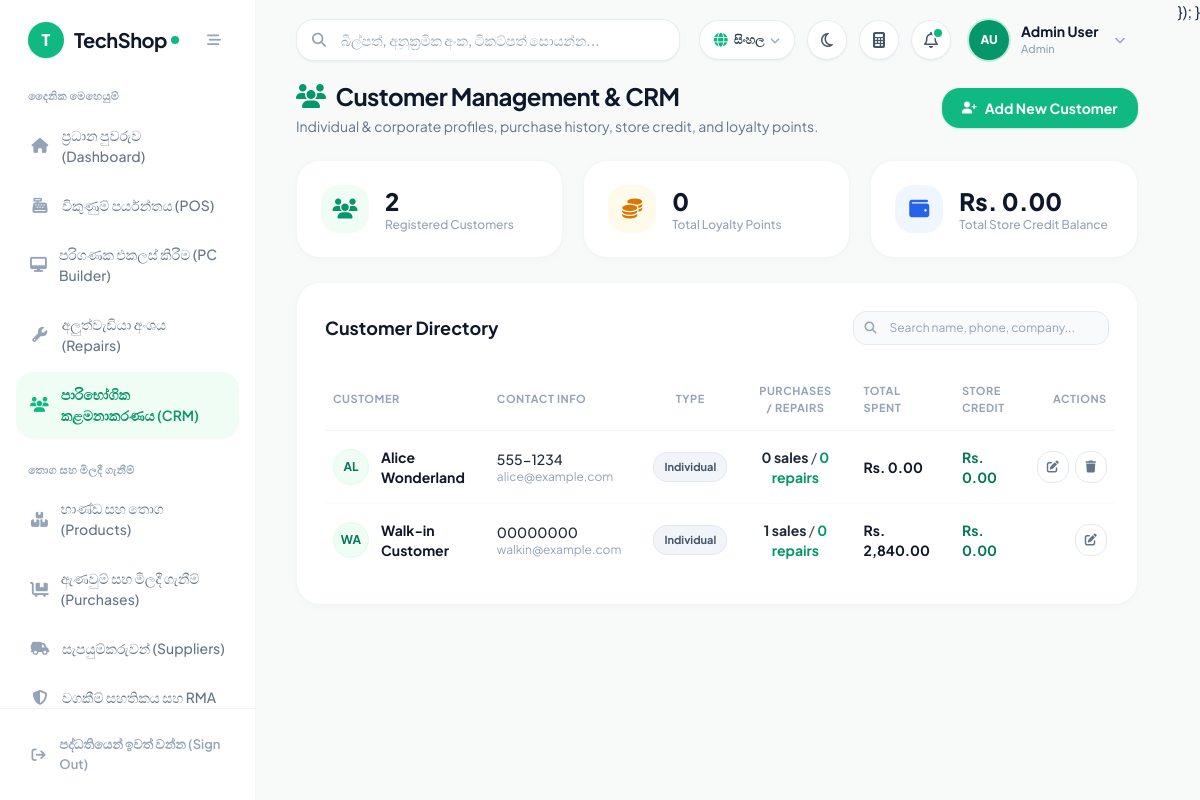
The page /pages/customers.php?lang=si (signed in) on the database its author committed.
### tables this page shows
CREATE TABLE IF NOT EXISTS `settings` (
  `setting_key` varchar(50) NOT NULL,
  `setting_value` text,
  `created_at` timestamp NULL DEFAULT CURRENT_TIMESTAMP,
  `updated_at` timestamp NULL DEFAULT CURRENT_TIMESTAMP ON UPDATE CURRENT_TIMESTAMP,
  PRIMARY KEY (`setting_key`)
);

CREATE TABLE IF NOT EXISTS `users` (
  `id` bigint unsigned NOT NULL AUTO_INCREMENT,
  `name` varchar(255) NOT NULL,
  `email` varchar(255) NOT NULL,
  `password` varchar(255) NOT NULL,
  `role` varchar(50) NOT NULL DEFAULT 'Cashier',
  `phone` varchar(50) DEFAULT NULL,
  `branch_id` int NOT NULL DEFAULT '1',
  `status` tinyint(1) NOT NULL DEFAULT '1',
  `created_at` timestamp NULL DEFAULT CURRENT_TIMESTAMP,
  `updated_at` timestamp NULL DEFAULT CURRENT_TIMESTAMP ON UPDATE CURRENT_TIMESTAMP,
  PRIMARY KEY (`id`),
  UNIQUE KEY `email` (`email`)
);

CREATE TABLE IF NOT EXISTS `customers` (
  `id` bigint unsigned NOT NULL AUTO_INCREMENT,
  `name` varchar(255) NOT NULL,
  `phone` varchar(50) DEFAULT NULL,
  `email` varchar(255) DEFAULT NULL,
  `address` text,
  `points` int NOT NULL DEFAULT '0',
  `created_at` timestamp NULL DEFAULT CURRENT_TIMESTAMP,
  `updated_at` timestamp NULL DEFAULT CURRENT_TIMESTAMP ON UPDATE CURRENT_TIMESTAMP,
  `company_name` varchar(255) DEFAULT NULL,
  `customer_type` varchar(50) NOT NULL DEFAULT 'Individual',
  `credit_limit` decimal(10,2) NOT NULL DEFAULT '0.00',
  `store_credit` decimal(10,2) NOT NULL DEFAULT '0.00',
  PRIMARY KEY (`id`)
);

### pages/customers.php (the view, shortened to what the rows shown need)
<?php
require_once '../includes/db.php';
require_once '../includes/header.php';
$customers = [];
if ($pdo) {
    try {
        $stmt = $pdo->query("
            SELECT c.*,
                   COUNT(DISTINCT s.id) as total_purchases,
                   COALESCE(SUM(s.total_amount), 0) as total_spent,
                   COUNT(DISTINCT r.id) as total_repairs
            FROM customers c
            LEFT JOIN sales s ON c.id = s.customer_id AND s.status = 'Completed'
            LEFT JOIN repair_jobs r ON c.id = r.customer_id
            GROUP BY c.id
            ORDER BY c.id DESC
        ");
        $customers = $stmt->fetchAll(PDO::FETCH_ASSOC);
    } catch (Exception $e) {}
}
?>
<div class="space-y-6 max-w-7xl mx-auto">
    <div class="flex flex-col sm:flex-row sm:items-center justify-between gap-4">
        <div>
            <h1 class="text-2xl font-bold text-slate-900 tracking-tight flex items-center gap-2.5">
                <i class="fa-solid fa-users text-emerald-600"></i>
                <span>Customer Management & CRM</span>
            </h1>
        </div>
    </div>
    <div class="bg-white rounded-3xl shadow-card border border-slate-100/90 p-6 sm:p-7 overflow-hidden">
        <div class="flex flex-col sm:flex-row sm:items-center justify-between gap-4 mb-6">
            <h2 class="text-lg font-bold text-slate-900">Customer Directory</h2>
        </div>
        <div class="overflow-x-auto -mx-6 sm:-mx-7 px-6 sm:px-7">
            <table class="w-full text-left border-collapse" id="customersTable">
                <thead>
                    <tr class="border-b border-slate-100 text-[11px] font-bold text-slate-400 uppercase tracking-wider">
                        <th class="py-3.5 pr-4 pl-2">Customer</th>
                        <th class="py-3.5 px-4">Contact Info</th>
                        <th class="py-3.5 px-4 text-center">Type</th>
                        <th class="py-3.5 px-4 text-center">Purchases / Repairs</th>
                        <th class="py-3.5 px-4">Total Spent</th>
                        <th class="py-3.5 px-4">Store Credit</th>
                        <th class="py-3.5 pl-4 pr-2 text-right">Actions</th>
                    </tr>
                </thead>
                <tbody class="divide-y divide-slate-50 text-xs sm:text-sm text-slate-700">
                    <?php foreach ($customers as $c):
                        $cust_type = $c['customer_type'] ?? 'Individual';
                        $cust_name = $c['name'] ?? 'Customer';
                        $cust_phone = $c['phone'] ?? '';
                        $cust_email = $c['email'] ?? '';
                        $cust_spent = (float)($c['total_spent'] ?? 0);
                        $cust_credit = (float)($c['store_credit'] ?? 0);
                        $cust_purchases = (int)($c['total_purchases'] ?? 0);
                        $cust_repairs = (int)($c['total_repairs'] ?? 0);
                    ?>
                    <tr class="hover:bg-slate-50/60 transition-colors group">
                        <td class="py-4 pr-4 pl-2 font-semibold text-slate-900">
                            <div class="flex items-center gap-3">
                                <div class="w-9 h-9 rounded-full bg-emerald-50 text-emerald-700 font-bold flex items-center justify-center text-xs shrink-0 border border-emerald-100">
                                    <?php echo strtoupper(substr($cust_name, 0, 2)); ?>
                                </div>
                                <div>
                                    <span class="block font-bold text-slate-900"><?php echo htmlspecialchars($cust_name); ?></span>
                                </div>
                            </div>
                        </td>
                        <td class="py-4 px-4">
                            <p class="font-medium text-slate-800"><?php echo htmlspecialchars($cust_phone); ?></p>
                            <p class="text-xs text-slate-400 truncate max-w-xs"><?php echo htmlspecialchars($cust_email); ?></p>
                        </td>
                        <td class="py-4 px-4 text-center">
                            <span class="inline-block text-[11px] font-bold px-2.5 py-1 rounded-xl <?php echo $cust_type === 'Corporate' ? 'bg-purple-50 text-purple-700 border border-purple-200' : 'bg-slate-100 text-slate-600 border border-slate-200'; ?>">
                                <?php echo htmlspecialchars($cust_type); ?>
                            </span>
                        </td>
                        <td class="py-4 px-4 text-center">
                            <span class="font-bold text-slate-800"><?php echo $cust_purchases; ?> sales</span> /
                            <span class="font-bold text-emerald-600"><?php echo $cust_repairs; ?> repairs</span>
                        </td>
                        <td class="py-4 px-4 font-bold text-slate-900">
                            <?php echo htmlspecialchars($currency_symbol); ?> <?php echo number_format($cust_spent, 2); ?>
                        </td>
                        <td class="py-4 px-4 font-bold text-emerald-700">
                            <?php echo htmlspecialchars($currency_symbol); ?> <?php echo number_format($cust_credit, 2); ?>
                        </td>
                        <td class="py-4 pl-4 pr-2 text-right">
                            <div class="flex items-center justify-end gap-1.5">
                                <button onclick="openCustomerModal('edit', <?php echo htmlspecialchars(json_encode($c)); ?>)" class="w-8 h-8 rounded-xl border border-slate-200 text-slate-500 hover:text-emerald-600 hover:bg-emerald-50 flex items-center justify-center transition-colors text-xs">
                                    <i class="fa-solid fa-pen-to-square"></i>
                                </button>
                                <?php if (($c['id'] ?? 0) != 1 && in_array($role, ['Admin', 'Manager'], true)): ?>
                                <form method="POST" action="customers.php" onsubmit="return confirm('Delete customer <?php echo addslashes($cust_name); ?>?');" class="inline">
                                    <button type="submit" class="w-8 h-8 rounded-xl border border-slate-200 text-slate-500 hover:text-red-600 hover:bg-red-50 flex items-center justify-center transition-colors text-xs">
                                        <i class="fa-solid fa-trash"></i>
                                    </button>
                                </form>
                                <?php endif; ?>
                            </div>
                        </td>
                    </tr>
                    <?php endforeach; ?>
                </tbody>
            </table>
        </div>
    </div>
</div>
<?php require_once '../includes/footer.php'; ?>
<?php require_once '../includes/footer.php'; ?>

### includes/header.php (shortened to what the rows shown need)
<?php
enforce_page_access();
$user = $_SESSION['user'];
$role = $user['role'] ?? 'Cashier';
        ?>
        <?php
$sys_name = 'TechShop';
$sys_logo = '';
if (isset($pdo) && $pdo) {
    try {
        $stmt_h = $pdo->query("SELECT setting_key, setting_value FROM settings WHERE setting_key IN ('system_name', 'shop_logo', 'currency_symbol', 'shop_currency', 'supported_currencies_json')");
        $all_settings = [];
        while ($row = $stmt_h->fetch()) {
            $all_settings[$row['setting_key']] = $row['setting_value'];
            if ($row['setting_key'] === 'system_name' && !empty($row['setting_value'])) $sys_name = $row['setting_value'];
        }
        $active_currencies = [];
        if (!empty($all_settings['supported_currencies_json'])) {
            $decoded_currs = json_decode($all_settings['supported_currencies_json'], true);
            if (is_array($decoded_currs)) {
                foreach ($decoded_currs as $c) {
                    if (($c['status'] ?? 'active') === 'active') {
                        $active_currencies[$c['code']] = $c;
                    }
                }
            }
        }
        $pref_code = $all_settings['shop_currency'] ?? '';
        if (!empty($pref_code) && isset($active_currencies[$pref_code])) {
            $currency_code = $pref_code;
            $currency_symbol = $active_currencies[$pref_code]['symbol'] ?? 'Rs.';
        } elseif (!empty($all_settings['currency_symbol'])) {
            $currency_symbol = $all_settings['currency_symbol'];
        } elseif (!empty($active_currencies)) {
            $first_active = reset($active_currencies);
            $currency_code = $first_active['code'];
            $currency_symbol = $first_active['symbol'] ?? 'Rs.';
        }
    } catch (\Exception $e) {}
}
$user_name = $user['name'] ?? 'Staff User';
$user_role = $user['role'] ?? 'Cashier';
$name_parts = explode(' ', trim($user_name));
$initials = strtoupper(substr($name_parts[0] ?? 'U', 0, 1) . (isset($name_parts[1]) ? substr($name_parts[1], 0, 1) : ''));
?>
<!DOCTYPE html>
<html lang="en" class="h-full">
<head>
    <script src="https://cdn.tailwindcss.com"></script>
    <link rel="stylesheet" href="https://cdnjs.cloudflare.com/ajax/libs/font-awesome/6.5.1/css/all.min.css">
</head>
<body class="bg-[#F7FAF8] text-slate-800 font-sans flex h-screen overflow-hidden antialiased">
    <aside id="mainSidebar" class="w-64 bg-white border-r border-slate-100/90 flex flex-col fixed md:static inset-y-0 left-0 z-50 transform -translate-x-full md:translate-x-0 transition-transform duration-200 ease-in-out">
        <div class="h-20 flex items-center justify-between px-7">
            <a href="dashboard.php" class="flex items-center gap-2.5 group">
                <?php if ($sys_logo): ?>
                    <img src="../uploads/logo/<?php echo htmlspecialchars($sys_logo); ?>" alt="Logo" class="h-9 w-9 object-contain rounded-xl">
                <?php else: ?>
                    <div class="w-9 h-9 rounded-2xl bg-emerald-500 text-white flex items-center justify-center font-black text-base shadow-sm shadow-emerald-500/20">
                        <?php echo strtoupper(substr($sys_name, 0, 1)); ?>
                    </div>
                <?php endif; ?>
                <div class="flex items-center tracking-tight">
                    <span class="text-xl font-bold text-slate-900 tracking-tight"><?php echo htmlspecialchars($sys_name); ?></span>
                    <span class="w-2 h-2 rounded-full bg-emerald-500 ml-1 inline-block"></span>
                </div>
            </a>
        </div>
    </aside>
    <main class="flex-1 flex flex-col h-screen overflow-hidden bg-[#F7FAF8]">
        <header class="h-20 bg-transparent flex items-center justify-between px-6 lg:px-10 z-20 shrink-0">
            <div class="flex items-center space-x-2 sm:space-x-3">
                <div class="relative">
                    <button id="userMenuBtn" onclick="toggleUserMenu()" class="flex items-center gap-3 p-1.5 pr-3 rounded-full hover:bg-white transition-all">
                        <div class="w-10 h-10 rounded-full bg-emerald-600 text-white font-extrabold flex items-center justify-center text-xs shadow-sm ring-2 ring-emerald-500/20">
                            <?php echo htmlspecialchars($initials); ?>
                        </div>
                        <div class="text-left hidden md:block">
                            <div class="text-sm font-bold text-slate-900 leading-tight"><?php echo htmlspecialchars($user_name); ?></div>
                            <div class="text-[11px] font-medium text-slate-400"><?php echo htmlspecialchars($user_role); ?></div>
                        </div>
                        <i class="fa-solid fa-chevron-down text-slate-400 text-[11px] ml-1"></i>
                    </button>
                </div>
            </div>
        </header>
        <div class="flex-1 overflow-y-auto px-6 lg:px-10 pb-10">

### rows shown on the page
settings: setting_value "T", setting_value "TechShop"
users: name "AU", name "Admin User", role "Admin"
customers: name "AL", name "Alice Wonderland", phone "555-1234", email "alice@example.com", customer_type "Individual", cust_purchases "0", cust_repairs "0", cust_spent "0.00", store_credit "0.00"
customers: name "WA", name "Walk-in Customer", phone "00000000", email "walkin@example.com", customer_type "Individual", cust_purchases "1", cust_repairs "0", cust_spent "2,840.00", store_credit "0.00"

### other values the page prints
__('nav_operations') "දෛනික මෙහෙයුම්"
__('nav_dashboard') "ප්‍රධාන පුවරුව (Dashboard)"
__('nav_pos') "විකුණුම් පර්යන්තය (POS)"
__('nav_pc_builder') "පරිගණක එකලස් කිරීම (PC Builder)"
__('nav_repairs') "අලුත්වැඩියා අංශය (Repairs)"
__('nav_customers') "පාරිභෝගික කළමනාකරණය (CRM)"
__('nav_inventory_supply') "තොග සහ මිලදී ගැනීම්"
__('nav_products') "භාණ්ඩ සහ තොග (Products)"
__('nav_purchases') "ඇණවුම් සහ මිලදී ගැනීම් (Purchases)"
__('nav_suppliers') "සැපයුම්කරුවන් (Suppliers)"
__('nav_warranty') "වගකීම් සහතිකය සහ RMA"
__('nav_sign_out') "පද්ධතියෙන් ඉවත් වන්න (Sign Out)"
$total_customers "2"
$total_points "0"
$currency_symbol "Rs."
